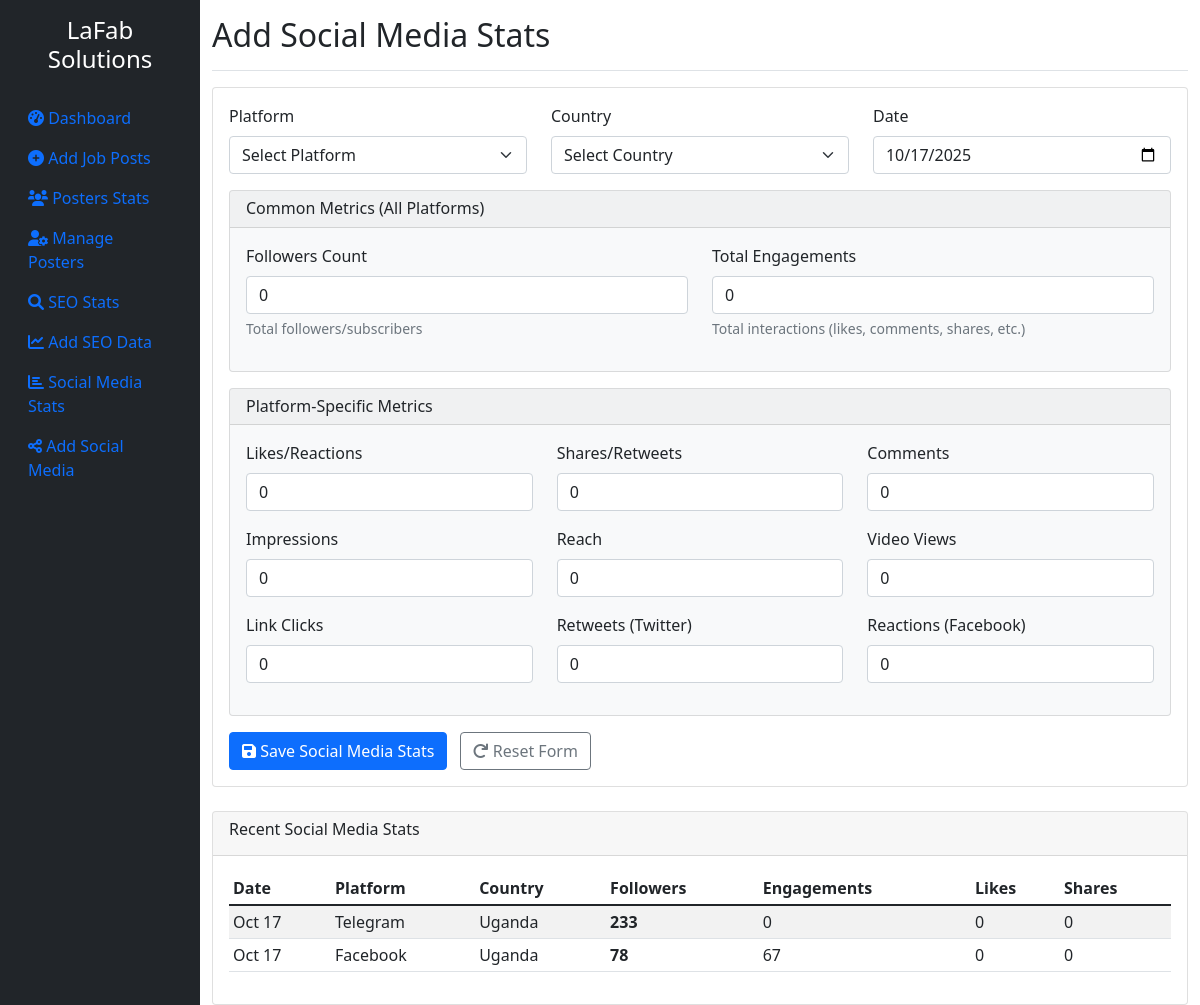
The app's page /pages/social_entry.php, older data.
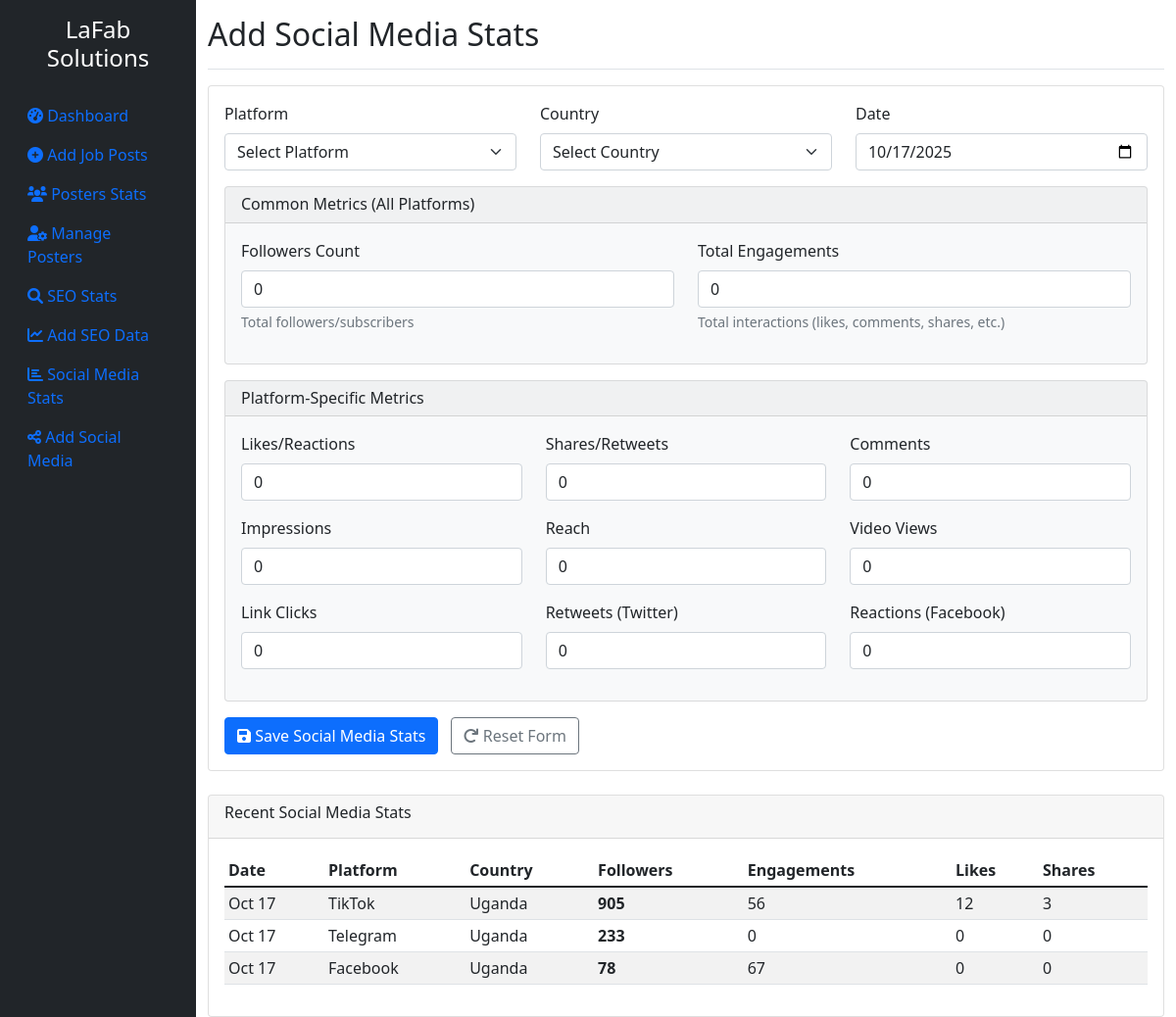
The same page, newer data.
### tables this page shows
CREATE TABLE social_media_daily_stats (
        id INTEGER PRIMARY KEY AUTOINCREMENT,
        platform_id INTEGER NOT NULL,
        country TEXT NOT NULL,
        stat_date DATE NOT NULL,
        followers INTEGER NOT NULL DEFAULT 0,
        engagements INTEGER NOT NULL DEFAULT 0,
        likes INTEGER DEFAULT 0,
        shares INTEGER DEFAULT 0,
        comments INTEGER DEFAULT 0,
        impressions INTEGER DEFAULT 0,
        reach INTEGER DEFAULT 0,
        video_views INTEGER DEFAULT 0,
        link_clicks INTEGER DEFAULT 0,
        retweets INTEGER DEFAULT 0,
        reactions INTEGER DEFAULT 0,
        created_at DATETIME DEFAULT CURRENT_TIMESTAMP,
        FOREIGN KEY (platform_id) REFERENCES social_media_platforms (id)
    );

CREATE TABLE social_media_platforms (
        id INTEGER PRIMARY KEY AUTOINCREMENT,
        name TEXT NOT NULL UNIQUE,
        engagement_metric TEXT NOT NULL,
        created_at DATETIME DEFAULT CURRENT_TIMESTAMP
    );

### config.php (called while the page is built, shortened)
<?php
$db_file = __DIR__ . '/jobs_dashboard.db';
try {
    $db = new SQLite3($db_file);
    $db->enableExceptions(true);
} catch (Exception $e) {
    die("Database connection failed: " . $e->getMessage());
}
function db_fetch_all($sql, $params = []) {
    global $db;
    $stmt = $db->prepare($sql);
    $result = $stmt->execute();
    $rows = [];
    while ($row = $result->fetchArray(SQLITE3_ASSOC)) {
        $rows[] = $row;
    }
    return $rows;
}
?>

### pages/social_entry.php (the view, shortened to what this page needs)
<?php
require_once '../config.php';
require_once '../includes/header.php';
require_once '../includes/sidebar.php';
$recent_stats = db_fetch_all("
    SELECT sms.*, p.name as platform_name
    FROM social_media_daily_stats sms
    JOIN social_media_platforms p ON sms.platform_id = p.id
    ORDER BY sms.stat_date DESC, sms.followers DESC
    LIMIT 10
");
?>
<div class="col-md-9 col-lg-10 main-content">
    <div class="d-flex justify-content-between flex-wrap flex-md-nowrap align-items-center pt-3 pb-2 mb-3 border-bottom">
        <h1 class="h2">Add Social Media Stats</h1>
    </div>
    <div class="card">
        <div class="card-body">
            <form method="POST" id="socialForm">
                <div class="row">
                    <div class="col-md-4">
                        <div class="mb-3">
                            <label class="form-label">Platform</label>
                            <select name="platform_id" class="form-select" required id="platformSelect">
                                <option value="">Select Platform</option>
                            </select>
                        </div>
                    </div>
                    <div class="col-md-4">
                        <div class="mb-3">
                            <label class="form-label">Country</label>
                            <select name="country" class="form-select" required>
                                <option value="">Select Country</option>
                            </select>
                        </div>
                    </div>
                    <div class="col-md-4">
                        <div class="mb-3">
                            <label class="form-label">Date</label>
                            <input type="date" name="stat_date" class="form-control" value="<?php echo date('Y-m-d'); ?>" required>
                        </div>
                    </div>
                </div>
                <div class="card bg-light mb-3">
                    <div class="card-header">
                        <h6 class="mb-0">Common Metrics (All Platforms)</h6>
                    </div>
                    <div class="card-body">
                        <div class="row">
                            <div class="col-md-6">
                                <div class="mb-3">
                                    <label class="form-label">Followers Count</label>
                                    <input type="number" name="followers" class="form-control" min="0" value="0" required>
                                    <div class="form-text">Total followers/subscribers</div>
                                </div>
                            </div>
                            <div class="col-md-6">
                                <div class="mb-3">
                                    <label class="form-label">Total Engagements</label>
                                    <input type="number" name="engagements" class="form-control" min="0" value="0" required>
                                    <div class="form-text">Total interactions (likes, comments, shares, etc.)</div>
                                </div>
                            </div>
                        </div>
                    </div>
                </div>
                <div class="card bg-light">
                    <div class="card-header">
                        <h6 class="mb-0">Platform-Specific Metrics</h6>
                    </div>
                    <div class="card-body">
                        <div class="row">
                            <div class="col-md-4">
                                <div class="mb-3">
                                    <label class="form-label">Likes/Reactions</label>
                                    <input type="number" name="likes" class="form-control" min="0" value="0">
                                </div>
                            </div>
                            <div class="col-md-4">
                                <div class="mb-3">
                                    <label class="form-label">Shares/Retweets</label>
                                    <input type="number" name="shares" class="form-control" min="0" value="0">
                                </div>
                            </div>
                            <div class="col-md-4">
                                <div class="mb-3">
                                    <label class="form-label">Comments</label>
                                    <input type="number" name="comments" class="form-control" min="0" value="0">
                                </div>
                            </div>
                        </div>
                        <div class="row">
                            <div class="col-md-4">
                                <div class="mb-3">
                                    <label class="form-label">Impressions</label>
                                    <input type="number" name="impressions" class="form-control" min="0" value="0">
                                </div>
                            </div>
                            <div class="col-md-4">
                                <div class="mb-3">
                                    <label class="form-label">Reach</label>
                                    <input type="number" name="reach" class="form-control" min="0" value="0">
                                </div>
                            </div>
                            <div class="col-md-4">
                                <div class="mb-3">
                                    <label class="form-label">Video Views</label>
                                    <input type="number" name="video_views" class="form-control" min="0" value="0">
                                </div>
                            </div>
                        </div>
                        <div class="row">
                            <div class="col-md-4">
                                <div class="mb-3">
                                    <label class="form-label">Link Clicks</label>
                                    <input type="number" name="link_clicks" class="form-control" min="0" value="0">
                                </div>
                            </div>
                            <div class="col-md-4">
                                <div class="mb-3">
                                    <label class="form-label">Retweets (Twitter)</label>
                                    <input type="number" name="retweets" class="form-control" min="0" value="0">
                                </div>
                            </div>
                            <div class="col-md-4">
                                <div class="mb-3">
                                    <label class="form-label">Reactions (Facebook)</label>
                                    <input type="number" name="reactions" class="form-control" min="0" value="0">
                                </div>
                            </div>
                        </div>
                    </div>
                </div>
                <div class="row mt-3">
                    <div class="col-12">
                        <button type="submit" class="btn btn-primary me-2">
                            <i class="fas fa-save"></i> Save Social Media Stats
                        </button>
                        <button type="reset" class="btn btn-outline-secondary">
                            <i class="fas fa-redo"></i> Reset Form
                        </button>
                    </div>
                </div>
            </form>
        </div>
    </div>
    <div class="card mt-4">
        <div class="card-header">
            <h6>Recent Social Media Stats</h6>
        </div>
        <div class="card-body">
            <?php if (empty($recent_stats)): ?>
                <p class="text-muted">No recent social media stats found.</p>
            <?php else: ?>
                <div class="table-responsive">
                    <table class="table table-sm table-striped">
                        <thead>
                            <tr>
                                <th>Date</th>
                                <th>Platform</th>
                                <th>Country</th>
                                <th>Followers</th>
                                <th>Engagements</th>
                                <th>Likes</th>
                                <th>Shares</th>
                            </tr>
                        </thead>
                        <tbody>
                            <?php foreach ($recent_stats as $stat): ?>
                                <tr>
                                    <td><?php echo date('M j', strtotime($stat['stat_date'])); ?></td>
                                    <td><?php echo htmlspecialchars($stat['platform_name']); ?></td>
                                    <td><?php echo htmlspecialchars($stat['country']); ?></td>
                                    <td><strong><?php echo number_format($stat['followers']); ?></strong></td>
                                    <td><?php echo number_format($stat['engagements']); ?></td>
                                    <td><?php echo number_format($stat['likes']); ?></td>
                                    <td><?php echo number_format($stat['shares']); ?></td>
                                </tr>
                            <?php endforeach; ?>
                        </tbody>
                    </table>
                </div>
            <?php endif; ?>
        </div>
    </div>
</div>
<?php require_once '../includes/footer.php'; ?>

### includes/header.php (shortened to what this page needs)
<!DOCTYPE html>
<html lang="en">
<head>
    <link href="https://cdn.jsdelivr.net/npm/bootstrap@5.1.3/dist/css/bootstrap.min.css" rel="stylesheet">
    <link href="https://cdnjs.cloudflare.com/ajax/libs/font-awesome/6.0.0/css/all.min.css" rel="stylesheet">
    <link href="../css/style.css" rel="stylesheet">
</head>
<body>
    <div class="container-fluid">
        <div class="row">

### includes/sidebar.php
<?php
$current_page = basename($_SERVER['PHP_SELF']);
$nav_items = [
    'dashboard.php' => [
        'icon' => 'fa-tachometer-alt',
        'text' => 'Dashboard'
    ],
    'job_entry.php' => [
        'icon' => 'fa-plus-circle',
        'text' => 'Add Job Posts'
    ],
    'posters_stats.php' => [
        'icon' => 'fa-users',
        'text' => 'Posters Stats'
    ],
    'manage_posters.php' => [
        'icon' => 'fa-user-cog',
        'text' => 'Manage Posters'
    ],
    'seo_stats.php' => [
        'icon' => 'fa-search',
        'text' => 'SEO Stats'
    ],
    'seo_entry.php' => [
        'icon' => 'fa-chart-line',
        'text' => 'Add SEO Data'
    ],
    'social_stats.php' => [
        'icon' => 'fa-chart-bar',
        'text' => 'Social Media Stats'
    ],
    'social_entry.php' => [
        'icon' => 'fa-share-alt',
        'text' => 'Add Social Media'
    ]
];
?>
<div class="col-md-3 col-lg-2 bg-dark sidebar">
    <div class="sidebar-sticky pt-3">
        <h4 class="text-white text-center mb-4">LaFab Solutions</h4>
        <ul class="nav flex-column">
            <?php foreach ($nav_items as $page => $item): ?>
                <li class="nav-item">
                    <a class="nav-link <?php echo $current_page === $page ? 'active' : ''; ?>"
                       href="<?php echo $page; ?>">
                        <i class="fas <?php echo $item['icon']; ?>"></i>
                        <?php echo $item['text']; ?>
                    </a>
                </li>
            <?php endforeach; ?>
        </ul>
    </div>
</div>

### includes/footer.php (shortened to what this page needs)
        </div>
    </div>
</body>
</html>

Row changes from the older to the newer data that the page shows:
added social_media_daily_stats: stat_date "Oct 17", platform.name "TikTok", country "Uganda", followers "905", engagements "56", likes "12", shares "3"
